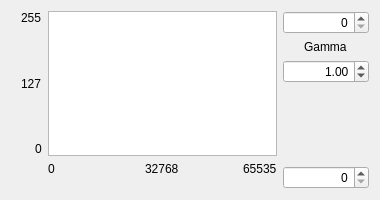
<?xml version="1.0" encoding="UTF-8"?>
<ui version="4.0">
 <class>ImageConvert</class>
 <widget class="QDialog" name="ImageConvert">
  <property name="geometry">
   <rect>
    <x>0</x>
    <y>0</y>
    <width>380</width>
    <height>200</height>
   </rect>
  </property>
  <property name="sizePolicy">
   <sizepolicy hsizetype="MinimumExpanding" vsizetype="MinimumExpanding">
    <horstretch>0</horstretch>
    <verstretch>0</verstretch>
   </sizepolicy>
  </property>
  <property name="minimumSize">
   <size>
    <width>380</width>
    <height>200</height>
   </size>
  </property>
  <property name="maximumSize">
   <size>
    <width>380</width>
    <height>200</height>
   </size>
  </property>
  <property name="windowTitle">
   <string>ImageConvert</string>
  </property>
  <property name="windowIcon">
   <iconset resource="qt_pco_camera.qrc">
    <normaloff>:/Resources/PCOApp.ico</normaloff>:/Resources/PCOApp.ico</iconset>
  </property>
  <layout class="QGridLayout" name="gridLayout_2">
   <item row="0" column="0" rowspan="2">
    <layout class="QGridLayout" name="GridLeft">
     <item row="2" column="0" alignment="Qt::AlignRight|Qt::AlignBottom">
      <widget class="QLabel" name="LabelBottomfarleft">
       <property name="text">
        <string>0</string>
       </property>
      </widget>
     </item>
     <item row="3" column="1" alignment="Qt::AlignTop">
      <widget class="QLabel" name="LabelBottomleft">
       <property name="text">
        <string>0</string>
       </property>
      </widget>
     </item>
     <item row="1" column="0" alignment="Qt::AlignRight">
      <widget class="QLabel" name="LabelMidleft">
       <property name="text">
        <string>127</string>
       </property>
      </widget>
     </item>
     <item row="0" column="0" alignment="Qt::AlignRight|Qt::AlignTop">
      <widget class="QLabel" name="LabelTopleft">
       <property name="text">
        <string>255</string>
       </property>
      </widget>
     </item>
     <item row="3" column="3" alignment="Qt::AlignRight|Qt::AlignTop">
      <widget class="QLabel" name="LabelBottomright">
       <property name="text">
        <string>65535</string>
       </property>
      </widget>
     </item>
     <item row="3" column="2" alignment="Qt::AlignHCenter|Qt::AlignTop">
      <widget class="QLabel" name="LabelBottomMiddle">
       <property name="text">
        <string>32768</string>
       </property>
      </widget>
     </item>
     <item row="0" column="1" rowspan="3" colspan="3">
      <widget class="QGraphicsView" name="ConvertGraphicsView">
       <property name="minimumSize">
        <size>
         <width>229</width>
         <height>145</height>
        </size>
       </property>
       <property name="maximumSize">
        <size>
         <width>229</width>
         <height>145</height>
        </size>
       </property>
       <property name="renderHints">
        <set>QPainter::Antialiasing|QPainter::HighQualityAntialiasing|QPainter::TextAntialiasing</set>
       </property>
      </widget>
     </item>
    </layout>
   </item>
   <item row="0" column="2" rowspan="2">
    <layout class="QGridLayout" name="GridRight">
     <item row="1" column="0" alignment="Qt::AlignHCenter">
      <widget class="QLabel" name="GammaLabel">
       <property name="text">
        <string>Gamma</string>
       </property>
      </widget>
     </item>
     <item row="4" column="0">
      <widget class="QSpinBox" name="BottomValueBox">
       <property name="sizePolicy">
        <sizepolicy hsizetype="Minimum" vsizetype="Fixed">
         <horstretch>0</horstretch>
         <verstretch>0</verstretch>
        </sizepolicy>
       </property>
       <property name="minimumSize">
        <size>
         <width>86</width>
         <height>0</height>
        </size>
       </property>
       <property name="maximumSize">
        <size>
         <width>86</width>
         <height>16777215</height>
        </size>
       </property>
       <property name="alignment">
        <set>Qt::AlignRight|Qt::AlignTrailing|Qt::AlignVCenter</set>
       </property>
       <property name="maximum">
        <number>65535</number>
       </property>
      </widget>
     </item>
     <item row="0" column="0">
      <widget class="QSpinBox" name="TopValueBox">
       <property name="sizePolicy">
        <sizepolicy hsizetype="Minimum" vsizetype="Fixed">
         <horstretch>0</horstretch>
         <verstretch>0</verstretch>
        </sizepolicy>
       </property>
       <property name="minimumSize">
        <size>
         <width>86</width>
         <height>0</height>
        </size>
       </property>
       <property name="maximumSize">
        <size>
         <width>86</width>
         <height>16777215</height>
        </size>
       </property>
       <property name="baseSize">
        <size>
         <width>0</width>
         <height>0</height>
        </size>
       </property>
       <property name="alignment">
        <set>Qt::AlignRight|Qt::AlignTrailing|Qt::AlignVCenter</set>
       </property>
       <property name="maximum">
        <number>65535</number>
       </property>
      </widget>
     </item>
     <item row="3" column="0">
      <spacer name="Spacer">
       <property name="orientation">
        <enum>Qt::Vertical</enum>
       </property>
       <property name="sizeHint" stdset="0">
        <size>
         <width>20</width>
         <height>40</height>
        </size>
       </property>
      </spacer>
     </item>
     <item row="2" column="0">
      <widget class="QDoubleSpinBox" name="GammaDoubleBox">
       <property name="sizePolicy">
        <sizepolicy hsizetype="Minimum" vsizetype="Fixed">
         <horstretch>0</horstretch>
         <verstretch>0</verstretch>
        </sizepolicy>
       </property>
       <property name="minimumSize">
        <size>
         <width>86</width>
         <height>0</height>
        </size>
       </property>
       <property name="maximumSize">
        <size>
         <width>86</width>
         <height>16777215</height>
        </size>
       </property>
       <property name="alignment">
        <set>Qt::AlignRight|Qt::AlignTrailing|Qt::AlignVCenter</set>
       </property>
       <property name="decimals">
        <number>2</number>
       </property>
       <property name="minimum">
        <double>0.010000000000000</double>
       </property>
       <property name="maximum">
        <double>100.000000000000000</double>
       </property>
       <property name="singleStep">
        <double>0.100000000000000</double>
       </property>
       <property name="value">
        <double>1.000000000000000</double>
       </property>
      </widget>
     </item>
    </layout>
   </item>
  </layout>
 </widget>
 <layoutdefault spacing="6" margin="11"/>
 <resources>
  <include location="qt_pco_camera.qrc"/>
 </resources>
 <connections/>
</ui>
